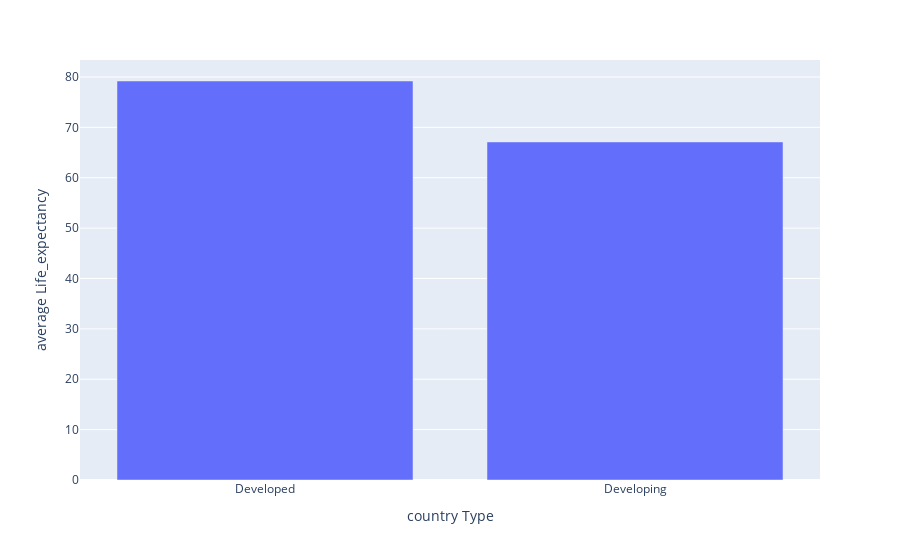

The notebook cell saved with this chart:
### Code cell
px.bar(le_per_status,x='Status',y='Life_expectancy',labels={'Status':'country Type','Life_expectancy':'average Life_expectancy'})

### Figure 1 — Plotly figure (JSON) as saved in the notebook; plotly's stock layout.template omitted (floating-point values rounded to 4 significant figures)
{"data": [{"hovertemplate": "country Type=%{x}<br>average Life_expectancy=%{y}<extra></extra>", "legendgroup": "", "marker": {"color": "#636efa", "pattern": {"shape": ""}}, "name": "", "orientation": "v", "showlegend": false, "textposition": "auto", "type": "bar", "x": ["Developed", "Developing"], "xaxis": "x", "y": [79.2, 67.1], "yaxis": "y"}], "layout": {"barmode": "relative", "legend": {"tracegroupgap": 0}, "margin": {"t": 60}, "xaxis": {"anchor": "y", "domain": [0, 1], "title": {"text": "country Type"}}, "yaxis": {"anchor": "x", "domain": [0, 1], "title": {"text": "average Life_expectancy"}}}}
